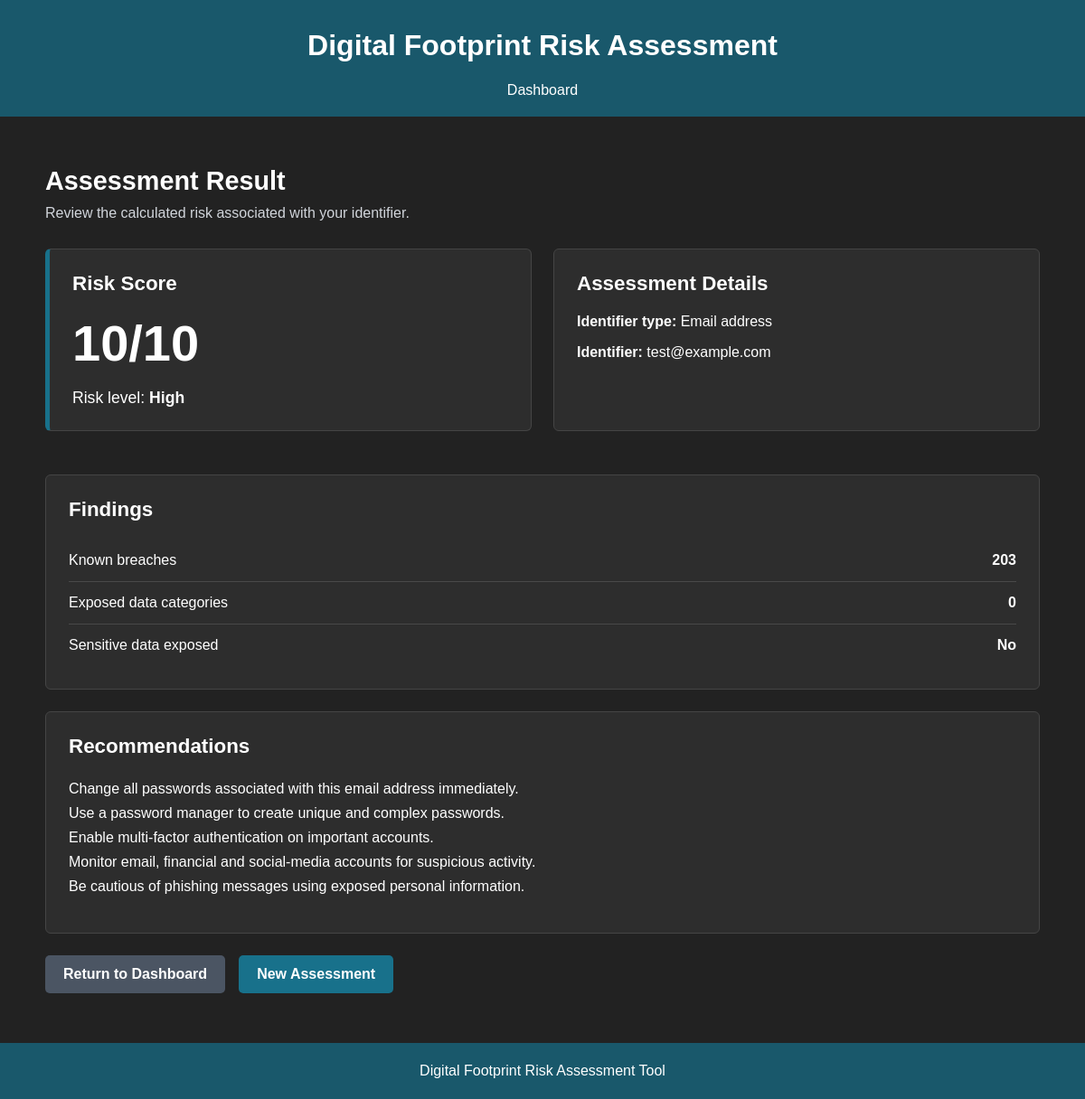
The app's page /assessments/113/ (signed in) with its own data.
### assessments/models.py (models this page shows, shortened)
class RiskAssessment(models.Model):
    IDENTIFIER_TYPES = [
        ("email", "Email address"),
    ]
    RISK_LEVEL_CHOICES = [
        ("low", "Low"),
        ("medium", "Medium"),
        ("high", "High"),
    ]
    user = models.ForeignKey(
        settings.AUTH_USER_MODEL,
        on_delete=models.CASCADE,
        related_name="risk_assessments",
        null=True,
        blank=True,
    )
    identifier_type = models.CharField(
        max_length=20,
        choices=IDENTIFIER_TYPES,
    )
    identifier = models.CharField(
        max_length=255,
    )
    breach_count = models.PositiveIntegerField(
        default=0,
    )
    exposed_data_count = models.PositiveIntegerField(
        default=0,
    )
    sensitive_data_exposed = models.BooleanField(
        default=False,
    )
    risk_score = models.PositiveSmallIntegerField(
        default=1,
        validators=[
            MinValueValidator(1),
            MaxValueValidator(10),
        ],
    )
    risk_level = models.CharField(
        max_length=20,
        choices=RISK_LEVEL_CHOICES,
        default="low",
    )
    recommendations = models.TextField(
        blank=True,
    )
    created_at = models.DateTimeField(
        auto_now_add=True,
    )

### assessments/views.py (the view)
@login_required
def assessment_result_view(request, assessment_id):
    assessment = get_object_or_404(
        RiskAssessment,
        id=assessment_id,
        user=request.user,
    )
    return render(
        request,
        "assessments/assessment_result.html",
        {"assessment": assessment},
    )

### assessments/templates/assessments/assessment_result.html (shortened to what this page needs)
{% load static %}
<!DOCTYPE html>
<html lang="en">
<head>
    <link
        rel="stylesheet"
        href="{% static 'css/result.css' %}"
    >
</head>
<body>
    <header class="site-header">
        <h1>Digital Footprint Risk Assessment</h1>
        <nav class="site-navigation">
            <a href="{% url 'accounts:dashboard' %}">
                Dashboard
            </a>
        </nav>
    </header>
    <main class="main-content">
        <section class="result-heading">
            <h2>Assessment Result</h2>
            <p>
                Review the calculated risk associated with your identifier.
            </p>
        </section>
        <section class="result-grid">
            <article class="result-card score-card">
                <h3>Risk Score</h3>
                <div class="risk-score">
                    {{ assessment.risk_score }}/10
                </div>
                <p class="risk-level">
                    Risk level:
                    <strong>
                        {{ assessment.get_risk_level_display }}
                    </strong>
                </p>
            </article>
            <article class="result-card">
                <h3>Assessment Details</h3>
                <p>
                    <strong>Identifier type:</strong>
                    {{ assessment.get_identifier_type_display }}
                </p>
                <p>
                    <strong>Identifier:</strong>
                    {{ assessment.identifier }}
                </p>
            </article>
        </section>
        <section class="result-card findings-card">
            <h3>Findings</h3>
            <div class="finding-row">
                <span>Known breaches</span>
                <strong>
                    {{ assessment.breach_count }}
                </strong>
            </div>
            <div class="finding-row">
                <span>Exposed data categories</span>
                <strong>
                    {{ assessment.exposed_data_count }}
                </strong>
            </div>
            <div class="finding-row">
                <span>Sensitive data exposed</span>
                <strong>
                    {% if assessment.sensitive_data_exposed %}
                        Yes
                    {% else %}
                        No
                    {% endif %}
                </strong>
            </div>
        </section>
        <section class="result-card recommendations-card">
            <h3>Recommendations</h3>
            <div class="recommendations">
                {{ assessment.recommendations|linebreaks }}
            </div>
        </section>
        <div class="page-actions">
            <a
                href="{% url 'accounts:dashboard' %}"
                class="secondary-button"
            >
                Return to Dashboard
            </a>
            <a
                href="{% url 'assessments:create' %}"
                class="primary-button"
            >
                New Assessment
            </a>
        </div>
    </main>
    <footer class="site-footer">
        <p>Digital Footprint Risk Assessment Tool</p>
    </footer>
</body>
</html>

### assessments/static/css/result.css (style rules this page uses)
* { box-sizing: border-box; }
html { min-height: 100%; }
body { min-height: 100vh; margin: 0; background-color: #222222; color: #ffffff; font-family: Arial, Helvetica, sans-serif; }
.site-header { width: 100%; padding: 32px 20px 20px; background-color: #19586b; text-align: center; }
.site-header h1 { margin: 0 0 22px; color: #ffffff; font-size: 2rem; }
.site-navigation { display: flex; justify-content: center; gap: 28px; }
.site-navigation a { color: #ffffff; text-decoration: none; font-size: 1rem; }
.main-content { width: min(1100px, 92%); min-height: 65vh; margin: 0 auto; padding: 55px 0; }
.result-heading { margin-bottom: 30px; }
.result-heading h2 { margin: 0 0 10px; font-size: 1.8rem; }
.result-heading p { margin: 0; color: #d1d5db; }
.result-grid { display: grid; grid-template-columns: repeat( auto-fit, minmax(280px, 1fr) ); gap: 24px; margin-bottom: 24px; }
.result-card { margin-bottom: 24px; padding: 25px; background-color: #2d2d2d; border: 1px solid #454545; border-radius: 6px; }
.result-card h3 { margin-top: 0; margin-bottom: 20px; font-size: 1.4rem; }
.score-card { border-left: 5px solid #18718b; }
.risk-score { margin-bottom: 10px; font-size: 3.5rem; font-weight: bold; }
.risk-level { margin-bottom: 0; font-size: 1.1rem; }
.finding-row { display: flex; justify-content: space-between; align-items: center; gap: 20px; padding: 14px 0; border-bottom: 1px solid #494949; }
.finding-row:last-child { border-bottom: none; }
.recommendations { line-height: 1.7; }
.recommendations p { margin-top: 0; margin-bottom: 12px; }
.page-actions { display: flex; flex-wrap: wrap; gap: 15px; margin-top: 10px; }
.primary-button, .secondary-button { display: inline-block; padding: 12px 20px; border-radius: 5px; text-decoration: none; font-weight: bold; }
.primary-button { background-color: #18718b; color: #ffffff; }
.secondary-button { background-color: #4b5563; color: #ffffff; }
.site-footer { padding: 22px; background-color: #19586b; text-align: center; }
.site-footer p { margin: 0; }

### records on screen
RiskAssessment: risk_score "10", risk_level "High", identifier_type "Email address", identifier "test@example.com", breach_count "203", exposed_data_count "0", recommendations "Change all passwords associated with this email address immediately. Use a password manager to create unique and complex passwords. Enable multi-factor authentication on important accounts. Monitor email, financial and social-media accounts for suspicious activity. Be cautious of phishing messages using exposed personal information."
